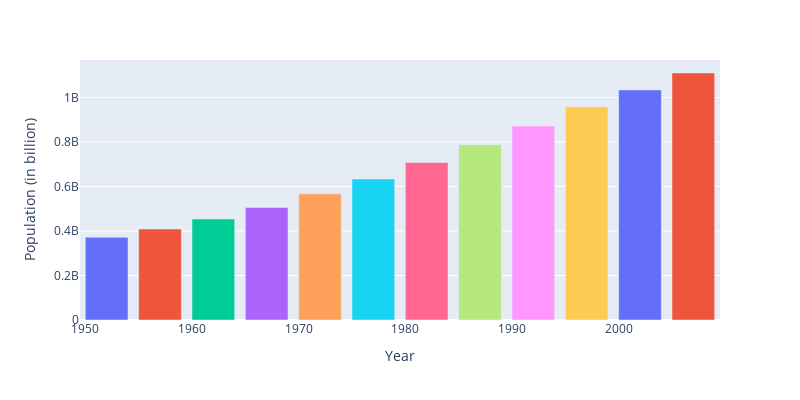

Notebook source saved alongside this figure:
### Code cell
fig = px.bar(data_india, x='year', y='pop', color="year", width=800, height=400, 
            labels={"year": "Year", "pop": "Population (in billion)"}) # fixing the width and height of figure
fig.update_layout(showlegend=False) # remove legend
fig.show()

### Figure 1 — Plotly figure (JSON) as saved in the notebook; plotly's stock layout.template omitted (floating-point values rounded to 4 significant figures)
{"data": [{"alignmentgroup": "True", "hovertemplate": "Year=%{x}<br>Population (in billion)=%{y}<extra></extra>", "legendgroup": "1952", "marker": {"color": "#636efa", "pattern": {"shape": ""}}, "name": "1952", "offsetgroup": "1952", "orientation": "v", "showlegend": true, "textposition": "auto", "type": "bar", "x": [1952], "xaxis": "x", "y": [372000000], "yaxis": "y"}, {"alignmentgroup": "True", "hovertemplate": "Year=%{x}<br>Population (in billion)=%{y}<extra></extra>", "legendgroup": "1957", "marker": {"color": "#EF553B", "pattern": {"shape": ""}}, "name": "1957", "offsetgroup": "1957", "orientation": "v", "showlegend": true, "textposition": "auto", "type": "bar", "x": [1957], "xaxis": "x", "y": [409000000], "yaxis": "y"}, {"alignmentgroup": "True", "hovertemplate": "Year=%{x}<br>Population (in billion)=%{y}<extra></extra>", "legendgroup": "1962", "marker": {"color": "#00cc96", "pattern": {"shape": ""}}, "name": "1962", "offsetgroup": "1962", "orientation": "v", "showlegend": true, "textposition": "auto", "type": "bar", "x": [1962], "xaxis": "x", "y": [454000000], "yaxis": "y"}, {"alignmentgroup": "True", "hovertemplate": "Year=%{x}<br>Population (in billion)=%{y}<extra></extra>", "legendgroup": "1967", "marker": {"color": "#ab63fa", "pattern": {"shape": ""}}, "name": "1967", "offsetgroup": "1967", "orientation": "v", "showlegend": true, "textposition": "auto", "type": "bar", "x": [1967], "xaxis": "x", "y": [506000000], "yaxis": "y"}, {"alignmentgroup": "True", "hovertemplate": "Year=%{x}<br>Population (in billion)=%{y}<extra></extra>", "legendgroup": "1972", "marker": {"color": "#FFA15A", "pattern": {"shape": ""}}, "name": "1972", "offsetgroup": "1972", "orientation": "v", "showlegend": true, "textposition": "auto", "type": "bar", "x": [1972], "xaxis": "x", "y": [567000000], "yaxis": "y"}, {"alignmentgroup": "True", "hovertemplate": "Year=%{x}<br>Population (in billion)=%{y}<extra></extra>", "legendgroup": "1977", "marker": {"color": "#19d3f3", "pattern": {"shape": ""}}, "name": "1977", "offsetgroup": "1977", "orientation": "v", "showlegend": true, "textposition": "auto", "type": "bar", "x": [1977], "xaxis": "x", "y": [634000000], "yaxis": "y"}, {"alignmentgroup": "True", "hovertemplate": "Year=%{x}<br>Population (in billion)=%{y}<extra></extra>", "legendgroup": "1982", "marker": {"color": "#FF6692", "pattern": {"shape": ""}}, "name": "1982", "offsetgroup": "1982", "orientation": "v", "showlegend": true, "textposition": "auto", "type": "bar", "x": [1982], "xaxis": "x", "y": [708000000], "yaxis": "y"}, {"alignmentgroup": "True", "hovertemplate": "Year=%{x}<br>Population (in billion)=%{y}<extra></extra>", "legendgroup": "1987", "marker": {"color": "#B6E880", "pattern": {"shape": ""}}, "name": "1987", "offsetgroup": "1987", "orientation": "v", "showlegend": true, "textposition": "auto", "type": "bar", "x": [1987], "xaxis": "x", "y": [788000000], "yaxis": "y"}, {"alignmentgroup": "True", "hovertemplate": "Year=%{x}<br>Population (in billion)=%{y}<extra></extra>", "legendgroup": "1992", "marker": {"color": "#FF97FF", "pattern": {"shape": ""}}, "name": "1992", "offsetgroup": "1992", "orientation": "v", "showlegend": true, "textposition": "auto", "type": "bar", "x": [1992], "xaxis": "x", "y": [872000000], "yaxis": "y"}, {"alignmentgroup": "True", "hovertemplate": "Year=%{x}<br>Population (in billion)=%{y}<extra></extra>", "legendgroup": "1997", "marker": {"color": "#FECB52", "pattern": {"shape": ""}}, "name": "1997", "offsetgroup": "1997", "orientation": "v", "showlegend": true, "textposition": "auto", "type": "bar", "x": [1997], "xaxis": "x", "y": [959000000], "yaxis": "y"}, {"alignmentgroup": "True", "hovertemplate": "Year=%{x}<br>Population (in billion)=%{y}<extra></extra>", "legendgroup": "2002", "marker": {"color": "#636efa", "pattern": {"shape": ""}}, "name": "2002", "offsetgroup": "2002", "orientation": "v", "showlegend": true, "textposition": "auto", "type": "bar", "x": [2002], "xaxis": "x", "y": [1034172547], "yaxis": "y"}, {"alignmentgroup": "True", "hovertemplate": "Year=%{x}<br>Population (in billion)=%{y}<extra></extra>", "legendgroup": "2007", "marker": {"color": "#EF553B", "pattern": {"shape": ""}}, "name": "2007", "offsetgroup": "2007", "orientation": "v", "showlegend": true, "textposition": "auto", "type": "bar", "x": [2007], "xaxis": "x", "y": [1110396331], "yaxis": "y"}], "layout": {"barmode": "relative", "height": 400, "legend": {"title": {"text": "Year"}, "tracegroupgap": 0}, "margin": {"t": 60}, "showlegend": false, "width": 800, "xaxis": {"anchor": "y", "categoryarray": [1952, 1957, 1962, 1967, 1972, 1977, 1982, 1987, 1992, 1997, 2002, 2007], "categoryorder": "array", "domain": [0, 1], "title": {"text": "Year"}}, "yaxis": {"anchor": "x", "domain": [0, 1], "title": {"text": "Population (in billion)"}}}}
